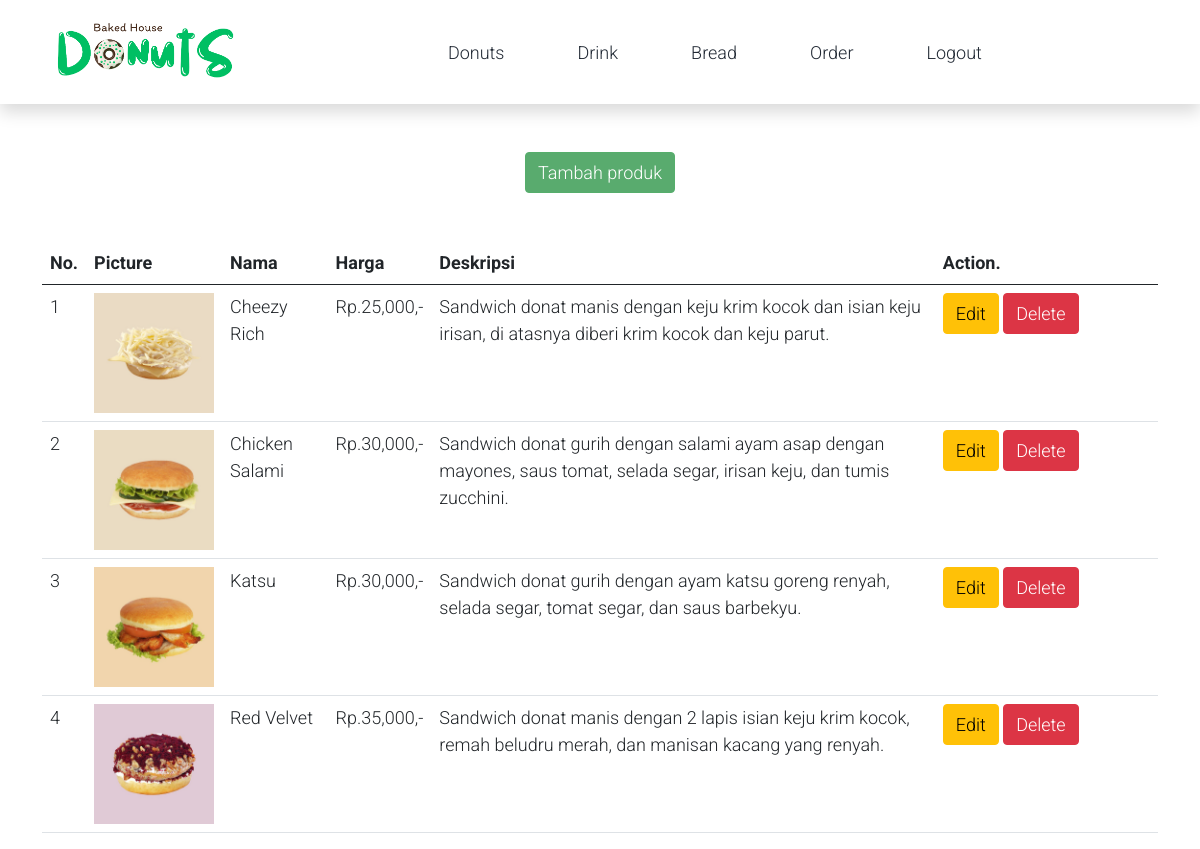
/bakedhouse/admin/admin-roti.php, run on the app's committed database.
### tables this page shows
CREATE TABLE `menu` (
  `id_menu` int(11) NOT NULL,
  `kategori` varchar(20) NOT NULL,
  `nama` varchar(100) NOT NULL,
  `harga` int(20) NOT NULL,
  `deskripsi` varchar(500) NOT NULL,
  `gambar` varchar(15) NOT NULL,
  `stok` int(50) NOT NULL
);

### bakedhouse/admin/admin-roti.php (the view, shortened to what this page needs)
<?php
    require "../koneksi.php";
    $ambil = $koneksi ->query("SELECT * FROM menu WHERE kategori = 'Roti'");
?>
<!DOCTYPE html>
<html lang="en">
    <head>
        <link rel="stylesheet" href="../assets/css/bootstrap.min.css" />
        <link rel="stylesheet" href="../assets/css/templatemo.css" />
        <link rel="stylesheet" href="../assets/css/custom.css" />
        <link rel="stylesheet" href="../assets/css/fontawesome.min.css" />
    </head>
<body>
    <?php require "navbar.php";?>
    <div class="container mt-5">
    <div class="mt-3">
        <center><a href="tambah-menu.php"><input type="button" value="Tambah produk" class="btn btn-success"></a>
        <div class="table-responsive mt-5">
            <table class="table" >
                <thead>
                    <tr>
                        <th>No.</th>
                        <th>Picture</th>
                        <th>Nama</th>
                        <th>Harga</th>
                        <th>Deskripsi</th>
                        <th width="20%">Action.</th>
                    </tr>
                </thead>
                <tbody>
                    <?php
                    $number = 1;
                    while($data=mysqli_fetch_array($ambil)){
                    ?>
                    <tr>
                        <td><?php echo $number; ?></td>
                        <td> <img src="../assets/img/<?php echo $data['gambar']; ?>" width=120></td>
                        <td><?php echo $data['nama']; ?></td>
                        <td>Rp.<?php echo number_format($data['harga']); ?>,-</td>
                        <td><?php echo $data['deskripsi']; ?></td>
                        <td><a href="edit-menu.php?id_menu=<?php echo $data['id_menu'];?>"> <input type="button" value="Edit" class="btn btn-warning"></a>
                        <a href="hapus-menu.php?id_menu=<?php echo $data['id_menu'];?>"> <input type="button" value="Delete" class="btn btn-danger"> </a>
                            </td>
                    </tr>
                    <?php
                    $number++;}
                    ?>
                </tbody>
            </table>
        </div>
    </div>
    </div>
</body>
</html>

### bakedhouse/assets/css/templatemo.css (style rules this page uses)
body, ul, li, p, a, label, input, div { font-family: 'Roboto', sans-serif; font-size: 18px !important; font-weight: 300 !important; }
.btn-success { background-color: #59ab6e !important; border-color: #56ae6c !important; }

### data on the page
menu: gambar (picture), nama "Cheezy Rich", harga "25,000", deskripsi "Sandwich donat manis dengan keju krim kocok dan isian keju irisan, di atasnya diberi krim kocok dan keju parut."
menu: gambar (picture), nama "Chicken Salami", harga "30,000", deskripsi "Sandwich donat gurih dengan salami ayam asap dengan mayones, saus tomat, selada segar, irisan keju, dan tumis zucchini."
menu: gambar (picture), nama "Katsu", harga "30,000", deskripsi "Sandwich donat gurih dengan ayam katsu goreng renyah, selada segar, tomat segar, dan saus barbekyu."
menu: gambar (picture), nama "Red Velvet", harga "35,000", deskripsi "Sandwich donat manis dengan 2 lapis isian keju krim kocok, remah beludru merah, dan manisan kacang yang renyah."
